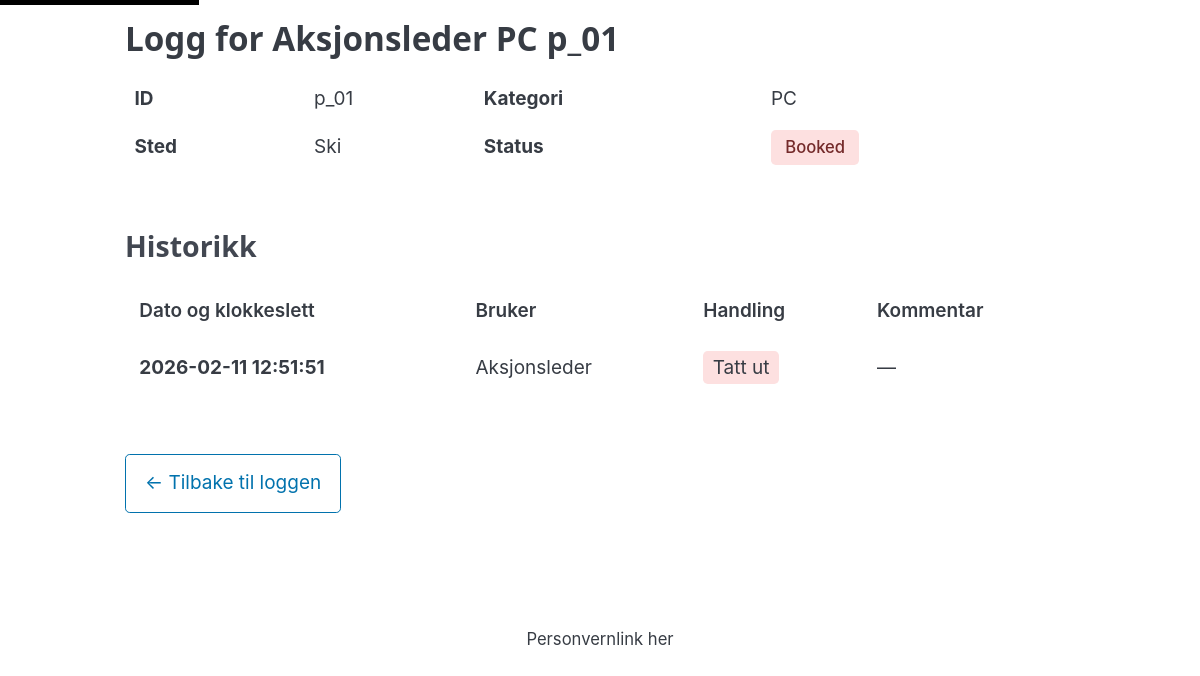
/log/device/p_01, run on the app's committed database.
### app/models.py (models this page shows, shortened)
class Device(db.Model):
    __tablename__ = 'devices'
    id = db.Column(db.String(50), primary_key=True)
    name = db.Column(db.String(200), nullable=False)
    category = db.Column(db.String(100), nullable=False)
    location = db.Column(db.String(200), nullable=False)
    status = db.Column(db.String(50), default='available', nullable=False)  # available, booked
    current_user = db.Column(db.String(200))  # user currently holding the device
    booked_at = db.Column(db.DateTime)
    bookings = db.relationship('Booking', backref='device', lazy=True, cascade='all, delete-orphan')
    logs = db.relationship('ActivityLog', backref='device', lazy=True, cascade='all, delete-orphan')

class ActivityLog(db.Model):
    __tablename__ = 'activity_logs'
    id = db.Column(db.Integer, primary_key=True)
    device_id = db.Column(db.String(50), db.ForeignKey('devices.id'), nullable=False)
    user_name = db.Column(db.String(200))
    action = db.Column(db.String(50), nullable=False)  # booked, handed_in
    timestamp = db.Column(db.DateTime, default=datetime.utcnow, nullable=False)
    comment = db.Column(db.Text)

### app/routes.py (the view)
@log_bp.route('/device/<device_id>')
def device_log(device_id):
    device = Device.query.get_or_404(device_id)
    logs = ActivityLog.query.filter_by(device_id=device_id).order_by(ActivityLog.timestamp.desc()).all()
    return render_template('log/device_log.html', device=device, logs=logs)

### app/templates/log/device_log.html (shortened to what this page needs)
{% extends "base.html" %}
{% block content %}
<h2>Logg for {{ device.name }} {{ device.id }}</h2>
<div style="overflow-x: auto;">
    <table class="compact" style="margin-bottom:1rem;">
        <tbody>
            <tr>
                <td><strong>ID</strong></td>
                <td>{{ device.id }}</td>
                <td><strong>Kategori</strong></td>
                <td>{{ device.category }}</td>
            </tr>
            <tr>
                <td><strong>Sted</strong></td>
                <td>{{ device.location }}</td>
                <td><strong>Status</strong></td>
                <td><span class="status-badge status-{{ device.status }}">{{ device.status | replace('_', ' ') | title }}</span></td>
            </tr>
        </tbody>
    </table>
</div>
<h3 style="margin-top: 2rem;">Historikk</h3>
{% if logs %}
    <div style="overflow-x: auto;">
        <table role="grid">
            <thead>
                <tr>
                    <th>Dato og klokkeslett</th>
                    <th>Bruker</th>
                    <th>Handling</th>
                    <th>Kommentar</th>
                </tr>
            </thead>
            <tbody>
                {% for log in logs %}
                    <tr>
                        <td>
                            <strong>{{ log.timestamp.strftime('%Y-%m-%d %H:%M:%S') }}</strong>
                        </td>
                        <td>{{ log.user_name or '—' }}</td>
                        <td>
                            {% if log.action == 'booked' %}
                                <span style="background-color: rgba(245, 101, 101, 0.2); padding: 0.25rem 0.5rem; border-radius: 0.25rem;">Tatt ut</span>
                            {% elif log.action == 'handed_in' %}
                                <span style="background-color: rgba(72, 187, 120, 0.2); padding: 0.25rem 0.5rem; border-radius: 0.25rem;">Levert</span>
                            {% else %}
                                {{ log.action | title }}
                            {% endif %}
                        </td>
                        <td>
                            {% if log.comment %}
                                <details>
                                    <summary>View</summary>
                                    <p style="margin-top: 0.5rem; padding: 0.5rem; background-color: var(--form-element-disabled-background-color); border-radius: 0.25rem;">{{ log.comment }}</p>
                                </details>
                            {% else %}
                                —
                            {% endif %}
                        </td>
                    </tr>
                {% endfor %}
            </tbody>
        </table>
    </div>
{% else %}
    <p><em>Ingen hendelser logget.</em></p>
{% endif %}
<div style="margin-top: 2rem;">
    <a href="{{ url_for('log.activity_log') }}" role="button" class="outline">← Tilbake til loggen</a>
</div>
{% endblock %}

### app/static/css/style.css (style rules this page uses)
:root { --form-element-valid-border-color: #48bb78; --form-element-invalid-border-color: #f56565; }
body { font-family: -apple-system, BlinkMacSystemFont, "Segoe UI", Roboto, "Helvetica Neue", Arial, sans-serif; }
.status-badge { display: inline-block; padding: 0.25rem 0.75rem; border-radius: 0.25rem; font-weight: 500; font-size: 0.875rem; }
.status-booked { background-color: rgba(245, 101, 101, 0.2); color: #742a2a; }
table { width: 100%; border-collapse: collapse; }
thead { background-color: var(--form-element-disabled-background-color); }
th, td { padding: 0.75rem; text-align: left; border-bottom: 1px solid var(--form-element-disabled-border-color); }
.compact th, .compact td { padding: 0.45rem 0.5rem; }

### data on the page
Device: name "Aksjonsleder PC", id "p_01", category "PC", location "Ski", status "Booked"
ActivityLog: timestamp "2026-02-11 12:51:51", user_name "Aksjonsleder", action "Tatt ut"
